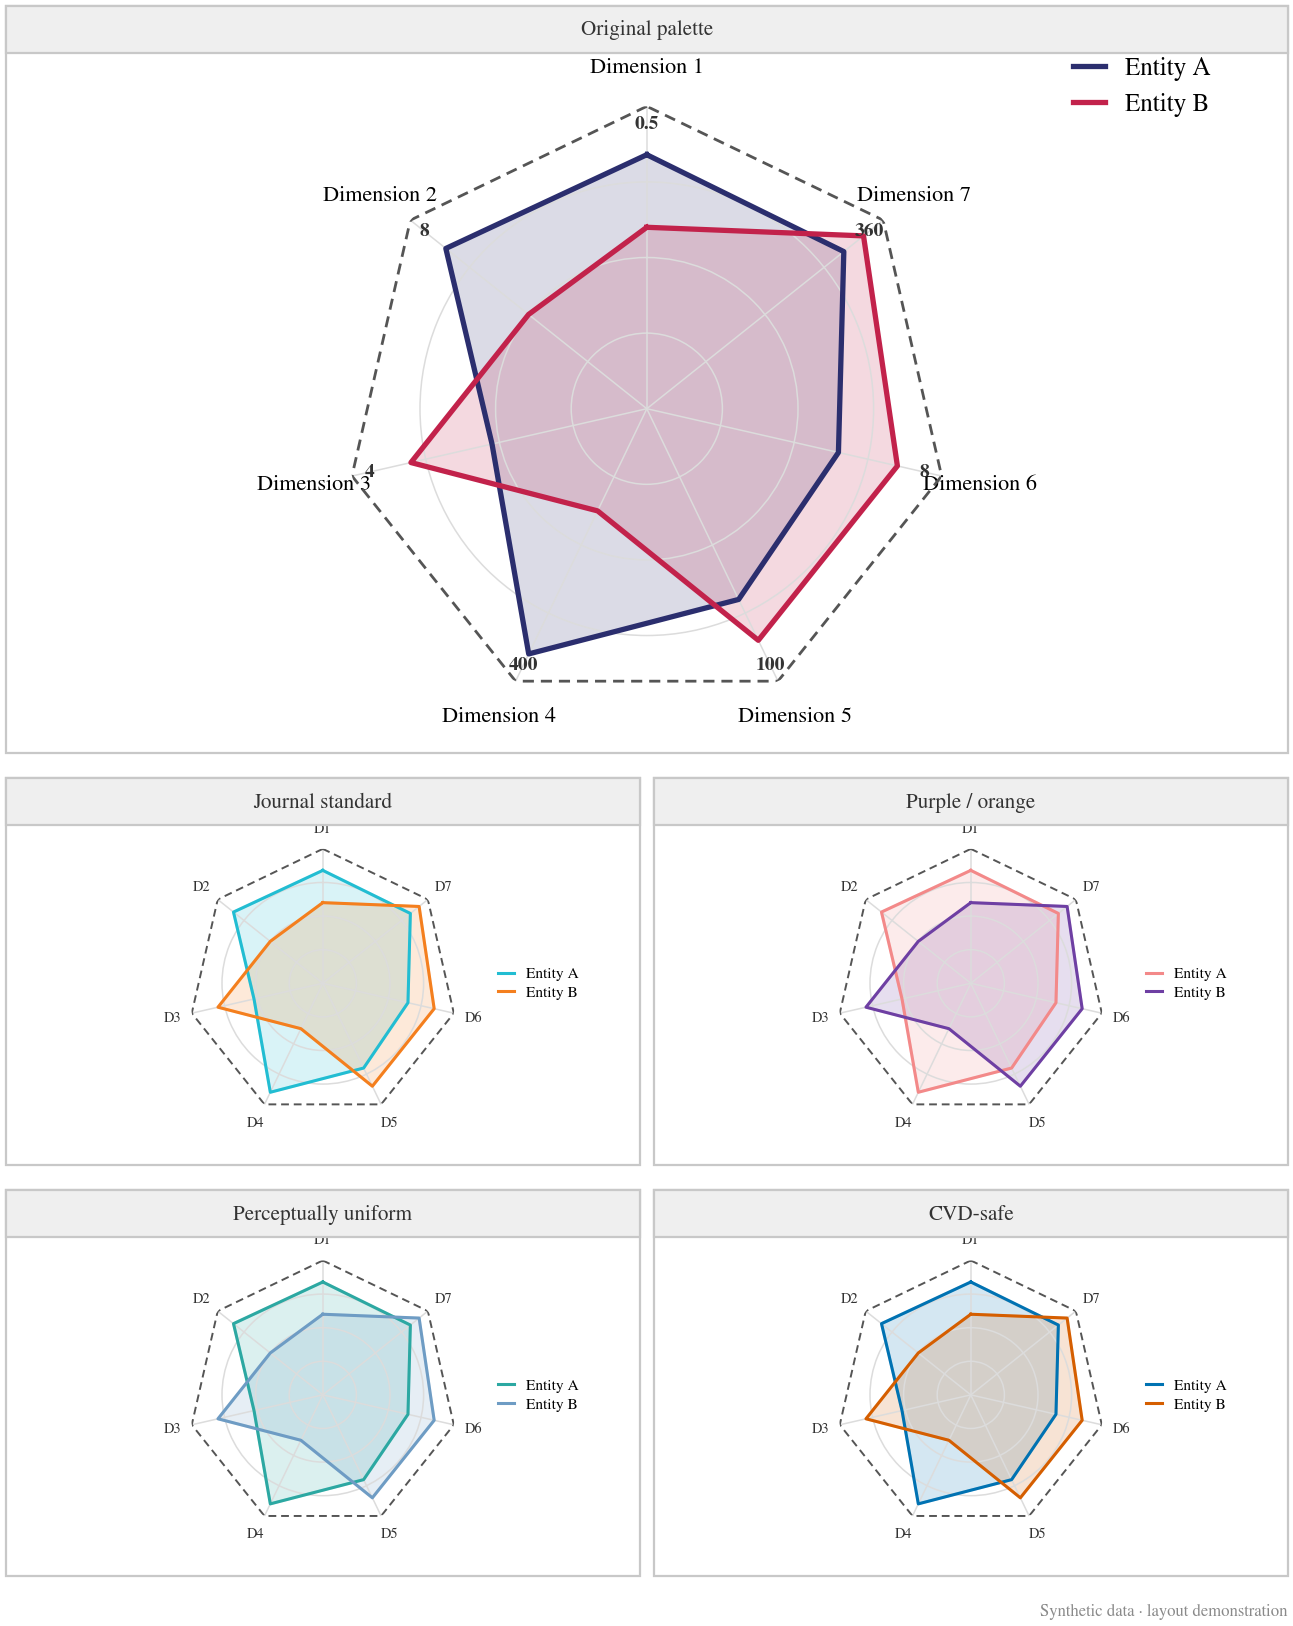

This figure's Python source:
#!/usr/bin/env python3
"""Layout 4 - one radar, five palettes.

A hero radar over a 2x2 grid of palette variants, each in a titled box: the
standard "same chart, which palette" comparison layout. Two synthetic entities
over seven normalised dimensions.
"""
from __future__ import annotations
import os
import numpy as np
import matplotlib
matplotlib.use("Agg")
import matplotlib.pyplot as plt
from matplotlib.gridspec import GridSpec

from _layout_common import HERE, apply_style, TXT, stamp

apply_style()

DIMS = ["Dimension 1", "Dimension 2", "Dimension 3", "Dimension 4",
        "Dimension 5", "Dimension 6", "Dimension 7"]
TICKS = [[0.25, 0.5], [4, 8], [2, 4], [200, 400], [50, 100], [4, 8], [180, 360]]
HI = np.array([0.5, 8, 4.0, 400, 100, 8.0, 360])
A = np.array([0.42, 6.8, 2.1, 360, 70, 5.2, 300])   # Entity A
B = np.array([0.30, 4.0, 3.2, 150, 85, 6.8, 330])   # Entity B

VARIANTS = [
    ("Original palette",      "#2B2E6E", "#C2224B"),
    ("Journal standard",      "#22BDD2", "#F47F1E"),
    ("Purple / orange",       "#F38989", "#6E3FA3"),
    ("Perceptually uniform",  "#2CA8A2", "#6E9CC4"),
    ("CVD-safe",              "#0072B2", "#D55E00"),
]

ANG = np.linspace(0, 2 * np.pi, len(DIMS), endpoint=False)
ANG_C = np.r_[ANG, ANG[:1]]


def radar(ax, ca, cb, big):
    for v, c, name in [(A / HI, ca, "Entity A"), (B / HI, cb, "Entity B")]:
        vv = np.r_[v, v[:1]]
        ax.plot(ANG_C, vv, color=c, lw=1.9 if big else 1.1, label=name,
                solid_joinstyle="round")
        ax.fill(ANG_C, vv, color=c, alpha=0.17)
    ax.plot(ANG_C, np.ones_like(ANG_C), color="#555555", lw=1.0 if big else 0.7,
            ls=(0, (4, 2.5)))
    ax.set_xticks(ANG)
    ax.set_xticklabels(DIMS if big else ["" for _ in DIMS],
                       fontsize=8 if big else 5)
    ax.set_yticks([0.25, 0.5, 0.75]); ax.set_yticklabels([])
    ax.set_ylim(0, 1.0)
    ax.set_clip_on(False)
    ax.grid(color="#DCDCDC", lw=0.55)
    ax.spines["polar"].set_visible(False)
    ax.set_theta_offset(np.pi / 2)
    if big:
        for a, lab, hi in zip(ANG, DIMS, HI):
            ax.text(a, 0.94, f"{hi:g}", ha="center", va="center",
                    fontsize=7, fontweight="bold", color=TXT)
    else:
        for a, lab in zip(ANG, DIMS):
            ax.text(a, 1.15, lab.replace("Dimension ", "D"), ha="center",
                    va="center", fontsize=5.2, color=TXT)


def titled_box(fig, rect, title):
    """Light header bar + hairline frame, as in the comparison layout."""
    x0, y0, w, h = rect
    fig.patches.append(plt.Rectangle((x0, y0), w, h, transform=fig.transFigure,
                                     facecolor="none", edgecolor="#C8C8C8",
                                     lw=0.8, zorder=0))
    fig.patches.append(plt.Rectangle((x0, y0 + h - 0.028), w, 0.028,
                                     transform=fig.transFigure,
                                     facecolor="#EFEFEF", edgecolor="#C8C8C8",
                                     lw=0.8, zorder=0))
    fig.text(x0 + w / 2, y0 + h - 0.0145, title, ha="center", va="center",
             fontsize=7.6, color=TXT, zorder=1)


fig = plt.figure(figsize=(7.2, 8.4))

# hero radar
titled_box(fig, (0.055, 0.520, 0.890, 0.445), VARIANTS[0][0])
axh = fig.add_axes([0.285, 0.545, 0.430, 0.360], polar=True)
radar(axh, VARIANTS[0][1], VARIANTS[0][2], big=True)
axh.legend(frameon=False, fontsize=9, loc="upper right",
           bbox_to_anchor=(1.47, 1.12), handlelength=1.3)

# 2 x 2 variants
POS = [(0.055, 0.275), (0.505, 0.275), (0.055, 0.030), (0.505, 0.030)]
for (px, py), (title, ca, cb) in zip(POS, VARIANTS[1:]):
    titled_box(fig, (px, py, 0.440, 0.230), title)
    ax = fig.add_axes([px + 0.105, py + 0.028, 0.230, 0.160], polar=True)
    radar(ax, ca, cb, big=False)
    ax.legend(frameon=False, fontsize=5.6, loc="center left",
              bbox_to_anchor=(1.10, 0.50), handlelength=1.0,
              labelspacing=0.3)

stamp(fig, x=0.945, y=0.004)
fig.savefig(os.path.join(HERE, "layout4_radar_variants.png"), dpi=200)
print("wrote layout4_radar_variants.png")
